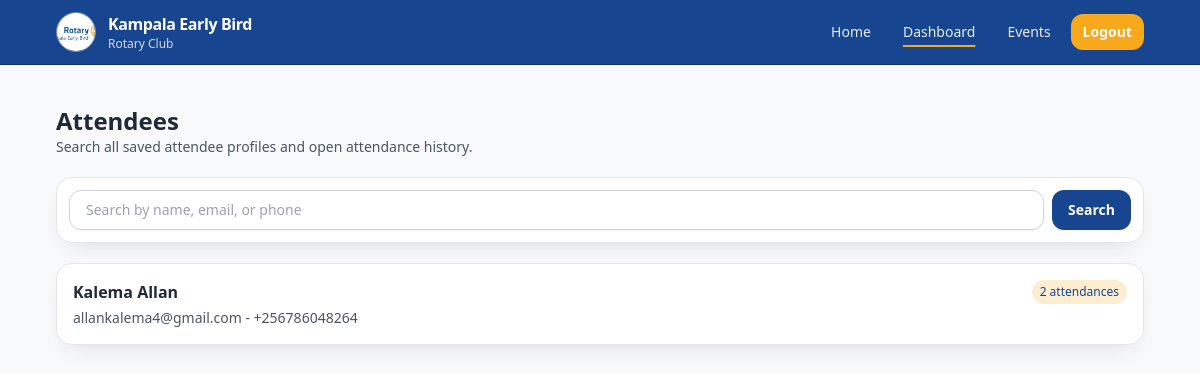
The page /dashboard/attendees/ (signed in) on the database as committed earlier.
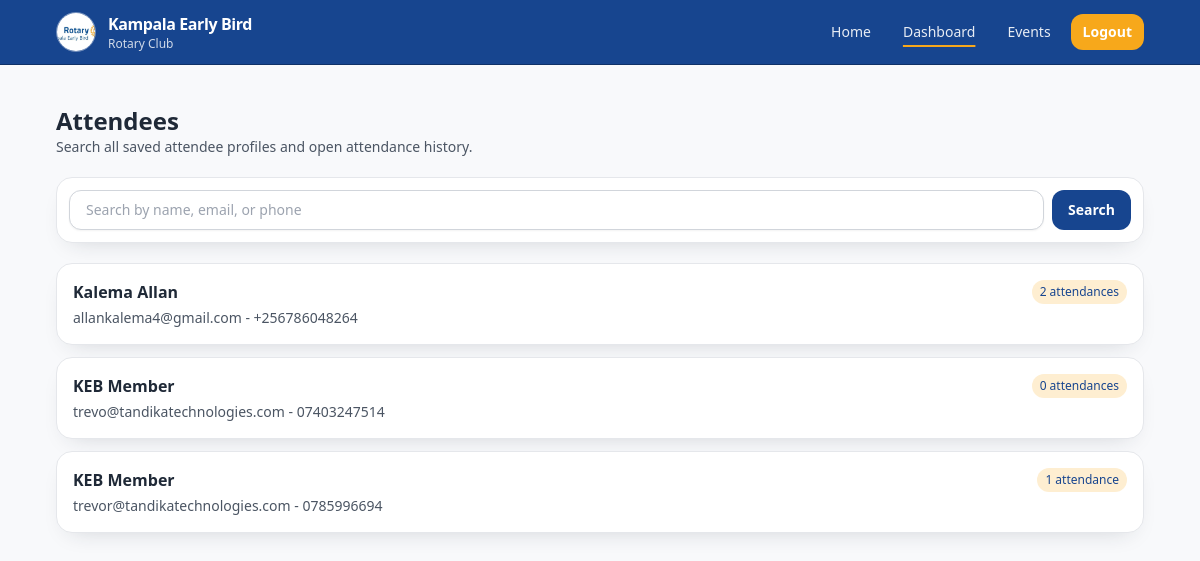
The same page on the database as committed later.
### attendance/models.py (models this page shows, shortened)
class TimeStampedModel(models.Model):
    created_at = models.DateTimeField(auto_now_add=True)
    updated_at = models.DateTimeField(auto_now=True)
    class Meta:
        abstract = True

class Attendee(TimeStampedModel):
    CATEGORY_CHOICES = [
        ("usual_suspect", "Usual Suspect :)"),
        ("keb_member", "KEB Member"),
        ("rotarian_other_club", "Rotarian (Other Club)"),
        ("rotaractor", "Rotaractor"),
        ("guest", "Guest"),
    ]
    COMMUNICATION_CHOICES = [
        ("email", "Email"),
        ("tel", "Tel"),
        ("both", "Both"),
        ("none", "None"),
    ]
    full_name = models.CharField(max_length=180)
    email = models.EmailField(blank=True, null=True, unique=True)
    phone = models.CharField(max_length=30, blank=True, null=True, unique=True)
    category = models.CharField(max_length=30, choices=CATEGORY_CHOICES, default="usual_suspect")
    rotary_club = models.CharField(max_length=180, blank=True)
    rotaract_club = models.CharField(max_length=180, blank=True)
    communication_preference = models.CharField(
        max_length=20,
        choices=COMMUNICATION_CHOICES,
        default="both",
    )
    additional_comments = models.TextField(blank=True)
    receive_future_emails = models.BooleanField(default=True)
    class Meta:
        ordering = ["full_name"]

### attendance/views.py (the view)
# urls.py: path("dashboard/attendees/", AttendeeListView.as_view(), name="attendee-list"),
class AttendeeListView(LoginRequiredMixin, ListView):
    model = Attendee
    template_name = "attendance/dashboard/attendee_list.html"
    context_object_name = "attendees"
    paginate_by = 25
    def get_queryset(self):
        qs = Attendee.objects.annotate(attendance_total=Count("attendances"))
        query = self.request.GET.get("q", "").strip()
        if query:
            qs = qs.filter(
                Q(full_name__icontains=query)
                | Q(email__icontains=query)
                | Q(phone__icontains=query)
            )
        return qs.distinct()
    def get_context_data(self, **kwargs):
        context = super().get_context_data(**kwargs)
        context["q"] = self.request.GET.get("q", "")
        return context

### templates/attendance/dashboard/attendee_list.html (shortened to what this page needs)
{% extends "attendance/base.html" %}
{% block content %}
<section class="space-y-5">
    <div>
        <h1 class="text-2xl font-bold text-[#1F2937]">Attendees</h1>
        <p class="text-sm text-gray-600">Search all saved attendee profiles and open attendance history.</p>
    </div>
    <form method="get" class="card p-3">
        <div class="flex gap-2">
            <input id="q" name="q" value="{{ q }}" placeholder="Search by name, email, or phone" class="input-field mt-0 py-2">
            <button class="btn-primary">Search</button>
        </div>
    </form>
    <div class="space-y-3">
        {% for attendee in attendees %}
            <a href="{% url 'attendance:attendee-detail' pk=attendee.pk %}" class="card block p-4 transition duration-200 ease-in-out hover:scale-[1.01] hover:shadow-lg">
                <div class="flex flex-wrap items-center justify-between gap-2">
                    <p class="font-semibold text-[#1F2937]">{{ attendee.full_name }}</p>
                    <span class="rounded-full bg-rotary-gold/20 px-2 py-1 text-xs text-rotary-blue">{{ attendee.attendance_total }} attendance{{ attendee.attendance_total|pluralize }}</span>
                </div>
                <p class="mt-1 text-sm text-gray-600">{{ attendee.email|default:"No email" }}{% if attendee.phone %} - {{ attendee.phone }}{% endif %}</p>
            </a>
        {% empty %}
            <p class="card border-dashed p-8 text-center text-sm text-gray-500">No attendee profiles yet.</p>
        {% endfor %}
    </div>
</section>
{% endblock %}

Rows that differ between the two databases and show on the page:
added Attendee: full_name "KEB Member", attendance_total "0", email "trevo@tandikatechnologies.com", phone "07403247514"
added Attendee: full_name "KEB Member", attendance_total "1", email "trevor@tandikatechnologies.com", phone "0785996694"
